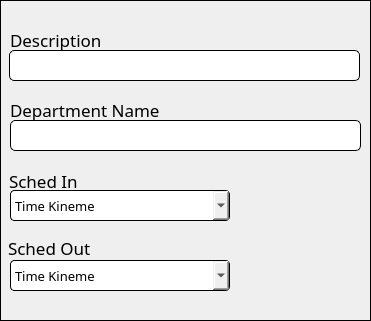
       <widget class="QFrame" name="groupCompany_2">
        <property name="geometry">
         <rect>
          <x>10</x>
          <y>1910</y>
          <width>371</width>
          <height>321</height>
         </rect>
        </property>
        <property name="styleSheet">
         <string notr="true">QFrame{
border: 1px solid black;
}
QLabel{
border: none;
}

QComboBox{
border-radius: 4px;
border: 1px solid black;
font-family: Poppins;
}

QLineEdit{
background-color: rgb(255, 255, 255);
border-radius: 5px;
border: 1px solid black;
font-family: Poppins;
}</string>
        </property>
        <property name="frameShape">
         <enum>QFrame::StyledPanel</enum>
        </property>
        <property name="frameShadow">
         <enum>QFrame::Raised</enum>
        </property>
        <widget class="QLabel" name="lblPos">
         <property name="geometry">
          <rect>
           <x>10</x>
           <y>24</y>
           <width>211</width>
           <height>31</height>
          </rect>
         </property>
         <property name="font">
          <font>
           <family>Poppins</family>
           <pointsize>13</pointsize>
          </font>
         </property>
         <property name="text">
          <string>Description</string>
         </property>
        </widget>
        <widget class="QLabel" name="lblDept">
         <property name="geometry">
          <rect>
           <x>10</x>
           <y>94</y>
           <width>211</width>
           <height>31</height>
          </rect>
         </property>
         <property name="font">
          <font>
           <family>Poppins</family>
           <pointsize>13</pointsize>
          </font>
         </property>
         <property name="text">
          <string>Department Name</string>
         </property>
        </widget>
        <widget class="QLabel" name="lblSchedIn">
         <property name="geometry">
          <rect>
           <x>9</x>
           <y>170</y>
           <width>211</width>
           <height>21</height>
          </rect>
         </property>
         <property name="font">
          <font>
           <family>Poppins</family>
           <pointsize>13</pointsize>
          </font>
         </property>
         <property name="text">
          <string>Sched In</string>
         </property>
        </widget>
        <widget class="QLabel" name="lblSchedOut">
         <property name="geometry">
          <rect>
           <x>8</x>
           <y>232</y>
           <width>211</width>
           <height>31</height>
          </rect>
         </property>
         <property name="font">
          <font>
           <family>Poppins</family>
           <pointsize>13</pointsize>
          </font>
         </property>
         <property name="text">
          <string>Sched Out</string>
         </property>
        </widget>
        <widget class="QLineEdit" name="txtDept">
         <property name="geometry">
          <rect>
           <x>10</x>
           <y>120</y>
           <width>351</width>
           <height>31</height>
          </rect>
         </property>
         <property name="font">
          <font>
           <family>Poppins</family>
           <pointsize>10</pointsize>
          </font>
         </property>
         <property name="autoFillBackground">
          <bool>false</bool>
         </property>
         <property name="maxLength">
          <number>15</number>
         </property>
        </widget>
        <widget class="QLineEdit" name="txtPos">
         <property name="geometry">
          <rect>
           <x>9</x>
           <y>50</y>
           <width>351</width>
           <height>31</height>
          </rect>
         </property>
         <property name="font">
          <font>
           <family>Poppins</family>
           <pointsize>10</pointsize>
          </font>
         </property>
         <property name="autoFillBackground">
          <bool>false</bool>
         </property>
         <property name="maxLength">
          <number>15</number>
         </property>
        </widget>
        <widget class="QComboBox" name="cmbSchedIn">
         <property name="enabled">
          <bool>true</bool>
         </property>
         <property name="geometry">
          <rect>
           <x>10</x>
           <y>190</y>
           <width>220</width>
           <height>31</height>
          </rect>
         </property>
         <property name="font">
          <font>
           <family>Poppins</family>
           <pointsize>10</pointsize>
          </font>
         </property>
         <property name="focusPolicy">
          <enum>Qt::WheelFocus</enum>
         </property>
         <property name="contextMenuPolicy">
          <enum>Qt::DefaultContextMenu</enum>
         </property>
         <property name="editable">
          <bool>false</bool>
         </property>
         <property name="currentText">
          <string>Time Kineme</string>
         </property>
         <property name="iconSize">
          <size>
           <width>16</width>
           <height>16</height>
          </size>
         </property>
         <property name="placeholderText">
          <string/>
         </property>
         <property name="duplicatesEnabled">
          <bool>false</bool>
         </property>
         <property name="frame">
          <bool>true</bool>
         </property>
         <item>
          <property name="text">
           <string>Time Kineme</string>
          </property>
         </item>
        </widget>
        <widget class="QComboBox" name="cmbSchedOut">
         <property name="enabled">
          <bool>true</bool>
         </property>
         <property name="geometry">
          <rect>
           <x>10</x>
           <y>260</y>
           <width>220</width>
           <height>31</height>
          </rect>
         </property>
         <property name="font">
          <font>
           <family>Poppins</family>
           <pointsize>10</pointsize>
          </font>
         </property>
         <property name="focusPolicy">
          <enum>Qt::WheelFocus</enum>
         </property>
         <property name="contextMenuPolicy">
          <enum>Qt::DefaultContextMenu</enum>
         </property>
         <property name="editable">
          <bool>false</bool>
         </property>
         <property name="currentText">
          <string>Time Kineme</string>
         </property>
         <property name="iconSize">
          <size>
           <width>16</width>
           <height>16</height>
          </size>
         </property>
         <property name="placeholderText">
          <string/>
         </property>
         <property name="duplicatesEnabled">
          <bool>false</bool>
         </property>
         <property name="frame">
          <bool>true</bool>
         </property>
         <item>
          <property name="text">
           <string>Time Kineme</string>
          </property>
         </item>
        </widget>
       </widget>
